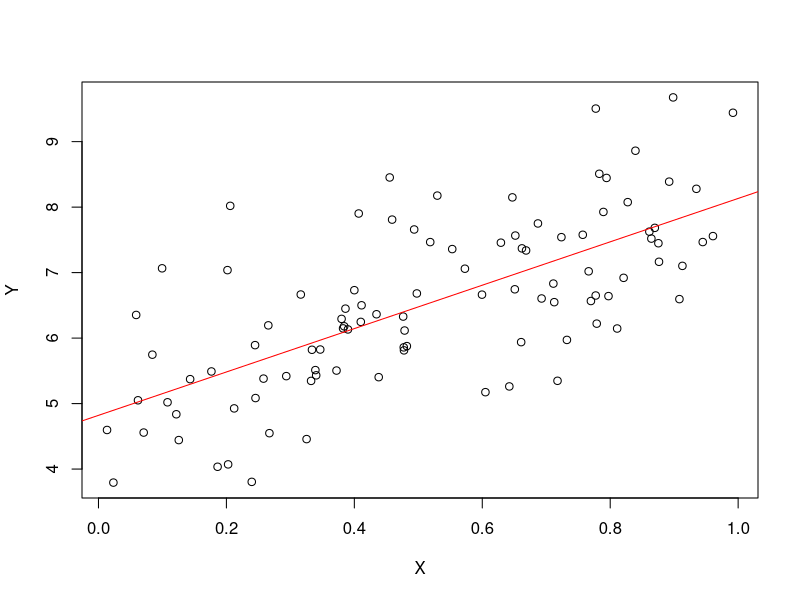
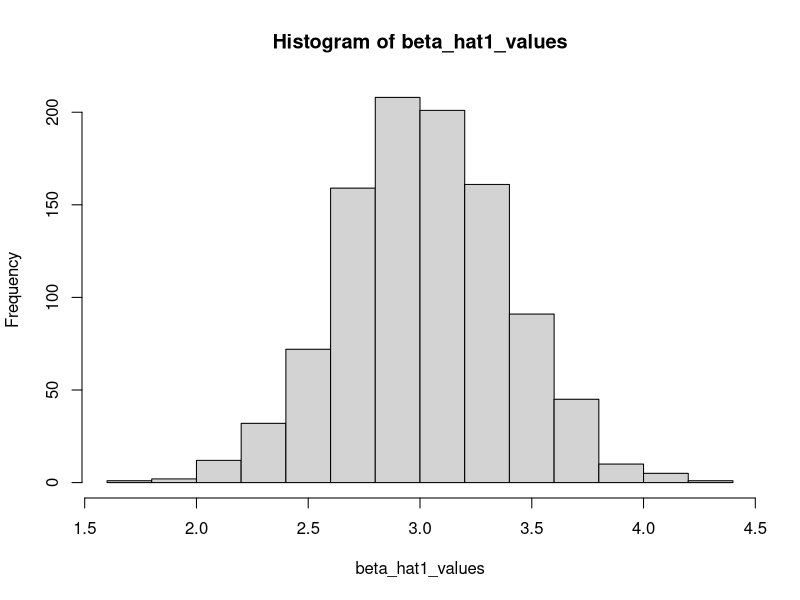
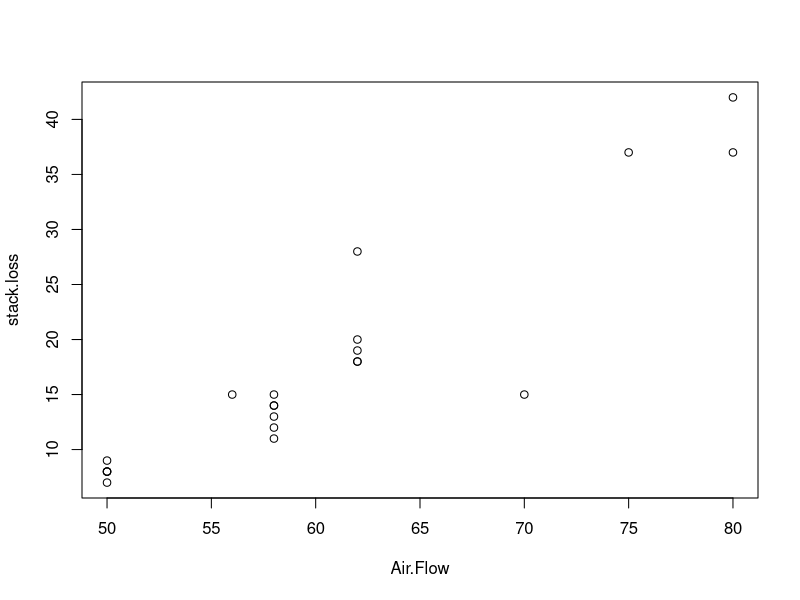

These figures' R source, in order:
# 2. Simulation Data

set.seed(1)
n <- 100
X <- runif(n,0,1)
beta0 = 5
beta1 = 3
epsilon <- rnorm(n,0,1)
Y<- beta0 + beta1*X + epsilon

#(i)
plot(X,Y)

#(ii)
lm <- lm(Y ~ X)

#(iii)
abline(lm, col = 'red')

#(a)
coef(lm)["X"]
#2.93095가 나온다

#(b)
beta_hat1_values <- numeric(1000)

for (i in 1:1000) {
  X_sim <- runif(n, 0, 1)  # Generate X ~ Uniform(0, 1)
  epsilon_sim <- rnorm(n, 0, 1)  # Generate epsilon ~ N(0, 1)
  Y_sim <- beta0 + beta1 * X_sim + epsilon_sim  # Generate Y = beta0 + beta1*X + epsilon
  fit_sim <- lm(Y_sim ~ X_sim)  # Fit the regression line
  beta_hat1_values[i] <- coef(fit_sim)["X_sim"]  # Store the least squares estimate of beta1
}

#(i)
mean_beta_hat1 <- mean(beta_hat1_values)
#3.018009가 나온다

#(ii)
#mean은 3에 가까운 수가 나올 것이라고 예상할 수 있었는데 역시 그랬다.

#(iii)
hist(beta_hat1_values)


# 3.Stackloss Data
data("stackloss")

#(a)
plot(stack.loss ~ Air.Flow, data = stackloss)

#(b)
fit <- lm(stack.loss ~ Air.Flow + Water.Temp + Acid.Conc., data = stackloss)
summary(fit)

#(c)
conf_intervals <- confint(fit, level = 0.99)
conf_intervals

#(d)
new_obs <- data.frame(Air.Flow = 58, Water.Temp = 20, Acid.Conc. = 86)
pred_interval <- predict(fit, newdata = new_obs, interval = "prediction", level = 0.99)
pred_interval

#(e)
test_result <- summary(fit)$coef["Acid.Conc.", ]
coef_estimate <- test_result["Estimate"]
std_error <- test_result["Std. Error"]
t_value <- coef_estimate / std_error
p_value <- 2 * pt(-abs(t_value), df = fit$df.residual)

conclusion <- ifelse(p_value < 0.05, "Reject H₀", "Fail to reject H₀")

p_value
conclusion

# 4. Bayes Theorem
# 구하고자 하는 확률은 P(D|X)이고, P(D|X) = P(X|D)*P(D)/P(X)로 구할 수 있다.
# P(X|D)는 Dividend일 때 X=4일 확률이고 X는 정규분포를 따르므로 정규분포의 확률누적분포함수에서 구할 수 있다.
# 또한 P(X) = P(X|D)*P(D) + P(X|not D)*P(not D) 로 구할 수 있다.

mean_dividend <- 10
mean_no_dividend <- 0
variance <- 36
p_dividend <- 0.8

p_X_given_D <- dnorm(4, mean = mean_dividend, sd = sqrt(variance))
p_X_given_no_D <- dnorm(4, mean = mean_no_dividend, sd = sqrt(variance))
p_X <- (p_X_given_D * p_dividend) + (p_X_given_no_D * (1 - p_dividend))
p_D_given_X <- (p_X_given_D * p_dividend) / p_X

p_D_given_X

# 5. Boston Housing Data
library(MASS)
summary(Boston)
attach(Boston)
crime01 = rep(0, length(crim))
crime01[crim>median(crim)] = 1
Boston = data.frame(Boston, crime01)
Boston <- Boston[,-14]


# Split the data into train and test datasets
set.seed(1) 
train_indices <- sample(1:nrow(Boston), nrow(Boston) * 0.8)
train_data <- Boston[train_indices, ]
test_data <- Boston[-train_indices, ]

# logistic regression model
logit_model <- glm(crime01 ~ ., data = train_data, family = "binomial")
logit_pred <- predict(logit_model, newdata = test_data, type = "response")
logit_pred_class <- ifelse(logit_pred > 0.5, 1, 0)
logit_accuracy <- mean(logit_pred_class == test_data$crime01)

# LDA model
lda_model <- lda(crime01 ~ ., data = train_data)
lda_pred <- predict(lda_model, newdata = test_data)
lda_pred_class <- lda_pred$class
lda_accuracy <- mean(lda_pred_class == test_data$crime01)

# KNN model
library(class)
knn_model <- knn(train = train_data[, -c(1, ncol(train_data))], test = test_data[, -c(1, ncol(test_data))], cl = train_data$crime01, k = 5)
knn_accuracy <- mean(knn_model == test_data$crime01)

# Print the accuracies
cat("Logistic Regression Accuracy:", logit_accuracy, "\n")
cat("LDA Accuracy:", lda_accuracy, "\n")
cat("KNN Accuracy:", knn_accuracy, "\n")

# 6. O-rings Data (Orings.txt)

orings <- read.table("Orings-2.txt", header = TRUE)
orings <- orings[-18,]
orings$Damaged <-ifelse(orings$Damaged >=1, 1, 0)
orings

#(a)
model <- glm(Damaged ~ Temp, data = orings, family = binomial)
summary(model)

#(b)
temperature <- 31
new_data <- data.frame(Temp = temperature)
probability <- predict(model, newdata = new_data, type = "response")

